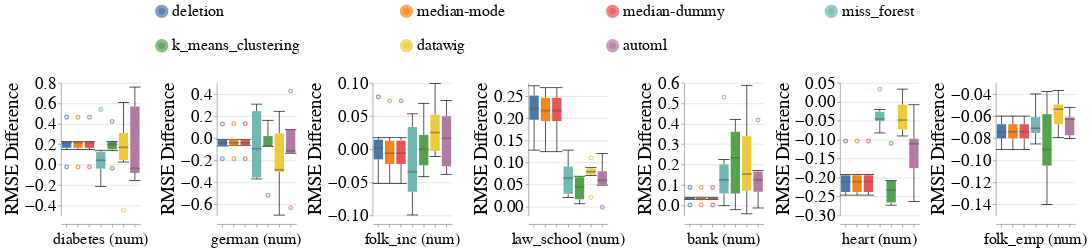

Notebook code cell kept with this figure:
### Code cell
create_box_plots_for_diff_imputers_and_datasets_for_mixed_exp(train_injection_scenario='mixed_exp',
                                                              test_injection_scenario='MCAR1 & MAR1 & MNAR1',
                                                              metric_name='rmse',
                                                              dataset_to_column_name=DATASET_TO_COLUMN_NAME,
                                                              dataset_to_group=DATASETS_SENSITIVE_ATTRS,
                                                              db_client=db_client,
                                                              without_dummy=False)

### Figure 1 — Vega-Lite specification as saved in the notebook (floating-point values rounded to 4 significant figures; data arrays with more than 128 entries replaced by an {"elided": "..."} marker saying what was removed)
{"config": {"view": {"continuousWidth": 400, "continuousHeight": 300, "stroke": null}, "axis": {"labelFontSize": 26, "labelFontWeight": "normal", "titleFontSize": 28, "titleFontWeight": "normal"}, "facet": {"spacing": 15}, "header": {"labelFontSize": 24, "labelOrient": "bottom", "labelPadding": 5, "titleFontSize": 28}, "legend": {"columns": 4, "direction": "horizontal", "labelFontSize": 24, "labelLimit": 400, "orient": "top", "symbolOffset": 140, "symbolStrokeWidth": 10, "titleAnchor": "middle", "titleFontSize": 26, "titleLimit": 300}, "title": {"fontSize": 28}}, "data": {"name": "data-48105c4cb2db396423f69097d2e882d6"}, "mark": {"type": "boxplot", "median": {"stroke": "black", "strokeWidth": 0.7}, "ticks": true}, "encoding": {"color": {"field": "Null_Imputer_Name", "sort": ["deletion", "median-mode", "median-dummy", "miss_forest", "k_means_clustering", "datawig", "automl"], "title": null, "type": "nominal"}, "column": {"field": "Extended_Dataset_Name", "sort": {"field": "Dataset_Sequence_Number", "order": "ascending"}, "title": null, "type": "nominal"}, "x": {"axis": {"labels": false}, "field": "Null_Imputer_Name", "sort": ["deletion", "median-mode", "median-dummy", "miss_forest", "k_means_clustering", "datawig", "automl"], "title": null, "type": "nominal"}, "y": {"field": "Rmse_Difference", "scale": {"zero": false}, "title": "RMSE Difference", "type": "quantitative"}}, "height": 200, "resolve": {"scale": {"y": "independent"}}, "width": 120, "$schema": "https://vega.github.io/schema/vega-lite/v4.17.0.json", "datasets": {"data-48105c4cb2db396423f69097d2e882d6": {"elided": "286 records"}}}
